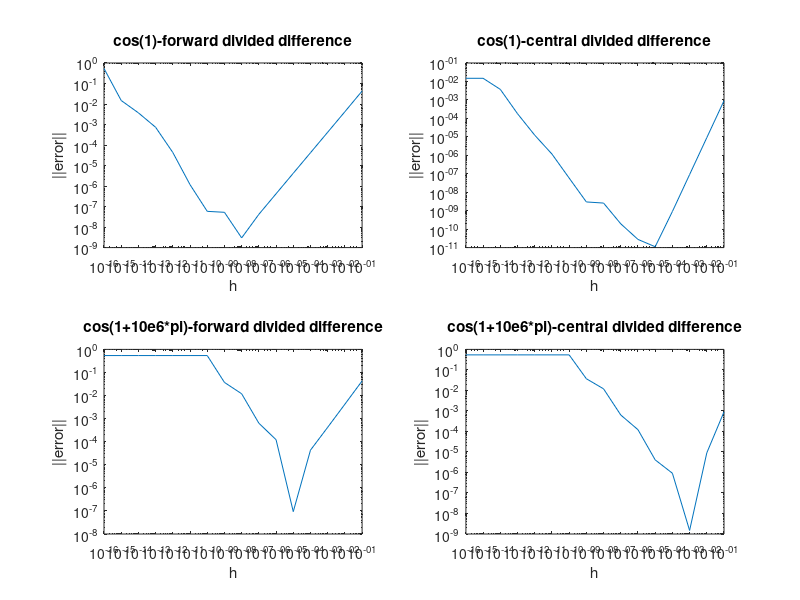

Source code (MATLAB):
function derivatives
h = 10.^(-16:1:-1);
f1 = (sin(1+h) - sin(1))./h;
subplot(2, 2, 1);
loglog(h, abs(f1-cos(1)));
xlabel('h');
ylabel('||error||');
title('cos(1)-forward divided difference');

f2 = (sin(1+h)-sin(1-h))./(2*h);
subplot(2, 2, 2);
loglog(h, abs(f2-cos(1)));
xlabel('h');
ylabel('||error||');
title('cos(1)-central divided difference');

m = 1+(10^6)*pi;
f3 = (sin(m+h) - sin (m))./h;
subplot(2, 2, 3);
loglog(h, abs(f3-cos(m)));
xlabel('h');
ylabel('||error||');
title('cos(1+10e6*pi)-forward divided difference');

f4 = (sin(m+h) - sin (m-h))./(2*h);
subplot(2, 2, 4);
loglog(h, abs(f4-cos(m)));
xlabel('h');
ylabel('||error||');
title('cos(1+10e6*pi)-central divided difference');